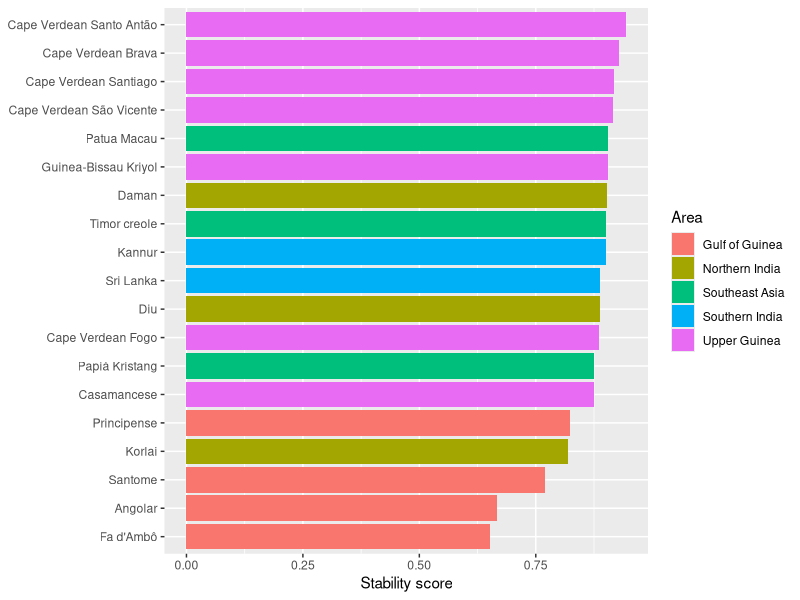
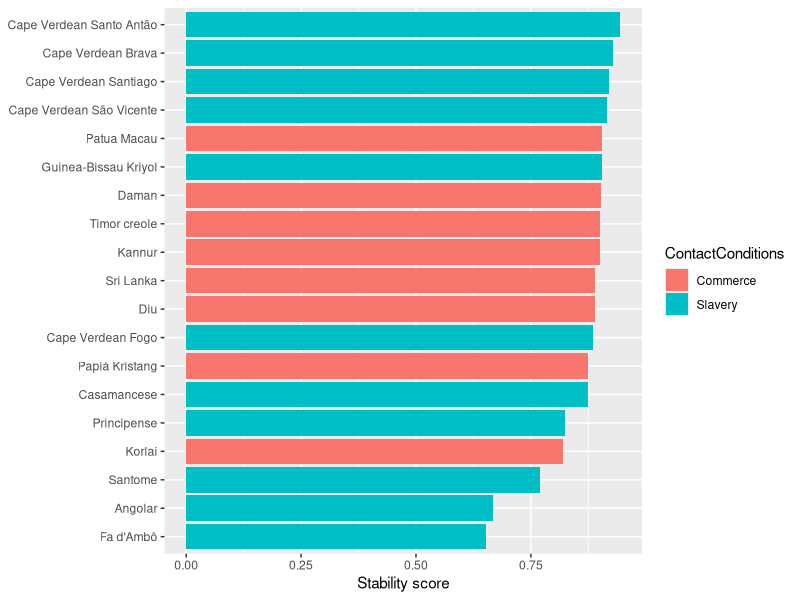
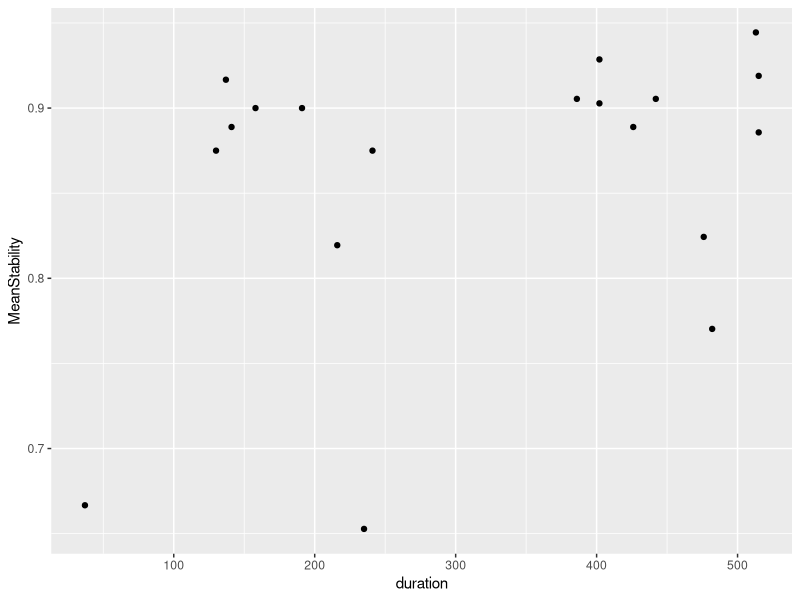
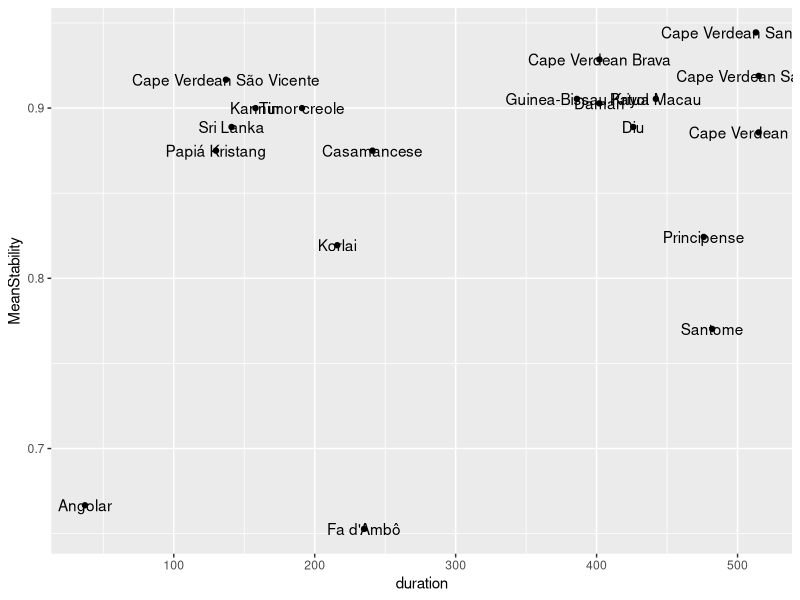
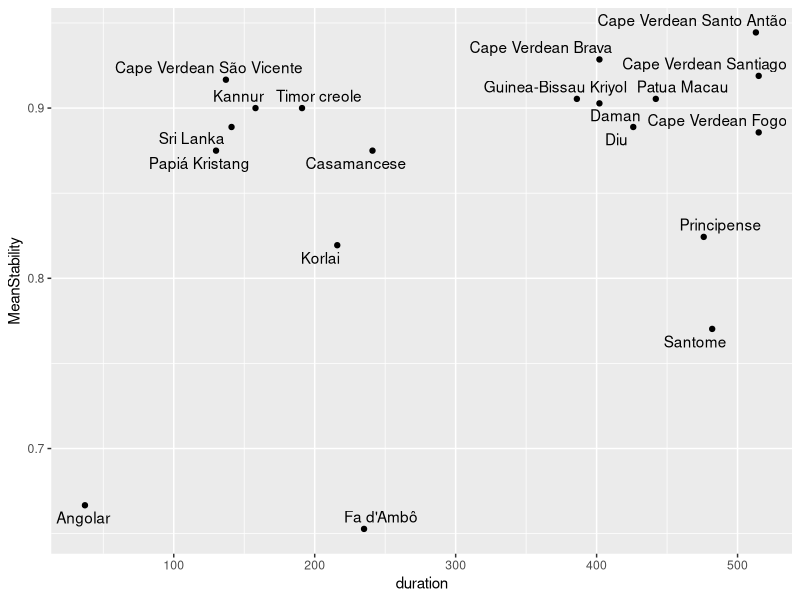
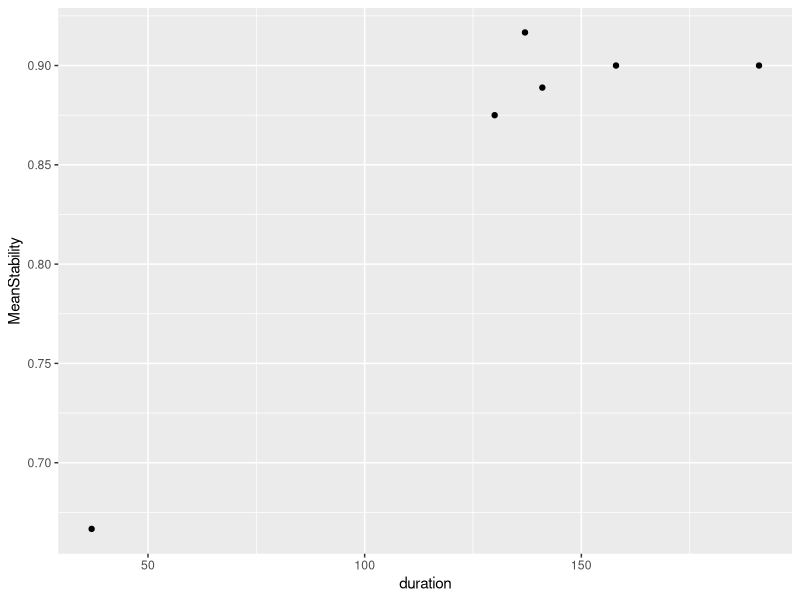
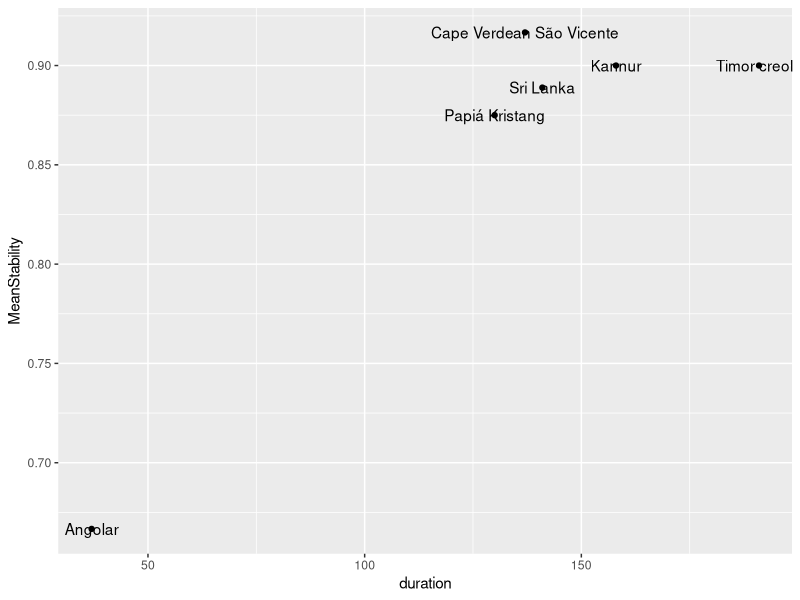
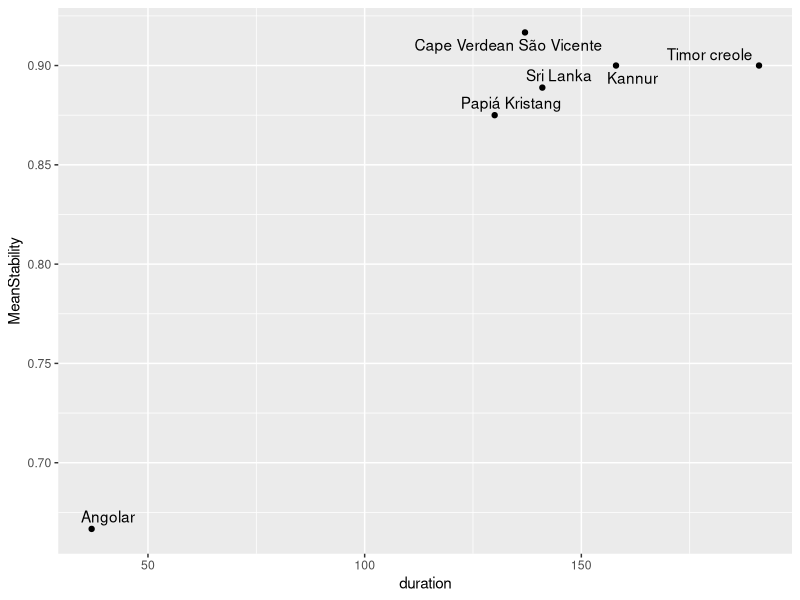

R code for these plots, in order: (Note: this script raises an error after producing the figures.)
## ---- chunk 1
library(tidyverse)
library(knitr)
library(ggrepel)
## ---- chunk 2
# Because the private token keeps resetting...
# database <- read_csv('https://raw.githubusercontent.com/CreoPhon/CreoPhonPt/main/Creoles.csv?token=AAIGDLS6YB3YSYW7QJWERXDBVYPOE')
# write_csv(database, 'database.csv')
database <- read_csv('database.csv')
## ---- chunk 3
database %>% head() %>% kable()
## ---- chunk 4
database$duration <- database$`EndOfInfluence` - database$`FirstMajorSettlement`
## ---- chunk 5
database <- mutate(database, GlobalStability = (PlaceStability + MannerStability)/2)
# table(database$Language, database$GlobalStability)
## ---- chunk 6
database <- database %>% mutate(duration_group = ifelse(duration <= 200, 'short', 'long'))
## ---- chunk 7
database <- database %>% mutate(categorical_stability = ifelse(PlaceStability == 1 & MannerStability == 1, 'no manner/no place', NA))

database <- database %>% mutate(categorical_stability = ifelse(PlaceStability == 1 & MannerStability == 0, 'manner/no place', categorical_stability))

database <- database %>% mutate(categorical_stability = ifelse(PlaceStability == 0 & MannerStability == 1, 'no manner/place', categorical_stability))

database <- database %>% mutate(categorical_stability = ifelse(PlaceStability == 0 & MannerStability == 0, 'manner/place', categorical_stability))

table(database$categorical_stability)
## ---- chunk 8
creole_stability <- database %>% group_by(Language, Area, duration, duration_group, ContactConditions) %>% summarize(MeanStability = mean(GlobalStability, na.rm = TRUE))
## ---- chunk 9
ggplot(creole_stability) + 
  geom_bar(aes(x = MeanStability, y = reorder(Language, MeanStability), fill = Area), 
           stat = "identity", show.legend = TRUE) +
  theme(axis.title.y = element_blank()) +
  labs(x = "Stability score")
## ---- chunk 10
table(creole_stability$Area)
## ---- chunk 11
ggplot(creole_stability) + 
  geom_bar(aes(x = MeanStability, y = reorder(Language, MeanStability), fill = ContactConditions), 
           stat = "identity", show.legend = TRUE) +
  theme(axis.title.y = element_blank()) +
  labs(x = "Stability score")
## ---- chunk 12
ggplot(creole_stability, aes(x=duration, y=MeanStability)) +
  geom_point()

ggplot(creole_stability, aes(x=duration, y=MeanStability)) +
  geom_point() +
  geom_text(label=creole_stability$Language)

ggplot(creole_stability, aes(x=duration, y=MeanStability)) +
  geom_point() +
  geom_text_repel(aes(label = creole_stability$Language))
## ---- chunk 13
msd <- lm(MeanStability ~ duration, data=creole_stability)
summary(msd)
## ---- chunk 14
tmp_short <- creole_stability %>% filter(duration <= 200)
tmp_long <- creole_stability %>% filter(duration > 200)
## ---- chunk 15
ggplot(tmp_short, aes(x=duration, y=MeanStability)) +
  geom_point()

ggplot(tmp_short, aes(x=duration, y=MeanStability)) +
  geom_point() +
  geom_text(label=tmp_short$Language)

ggplot(tmp_short, aes(x=duration, y=MeanStability)) +
  geom_point() +
  geom_text_repel(aes(label = tmp_short$Language))
## ---- chunk 16
ggplot(tmp_long, aes(x=duration, y=MeanStability)) +
  geom_point()

ggplot(tmp_long, aes(x=duration, y=MeanStability)) +
  geom_point() +
  geom_text(label=tmp_long$Language)

ggplot(tmp_long, aes(x=duration, y=MeanStability)) +
  geom_point() +
  geom_text_repel(aes(label = tmp_long$Language))
## ---- chunk 17
msd <- lm(MeanStability ~ duration + duration_group * duration, data=creole_stability)
summary(msd)

ggplot(creole_stability, aes(x = duration, y = MeanStability, color = duration_group)) +
  geom_smooth(method = "lm") +
  geom_point()
## ---- chunk 18
library(mgcv)
# Factorize duration_group
creole_stability$duration_group = as.factor(creole_stability$duration_group)

# Model with an interaction between duration_group and duration
# (with maximum of cubic-spline fit)
msd.gam <- gam(MeanStability ~ duration_group + s(duration, k=3) + s(duration, by=duration_group, k=3), data=creole_stability)

summary(msd.gam)

plot(msd.gam, all.terms=T, shade=T, pages=1)

qqnorm(resid(msd.gam)); qqline(resid(msd.gam))

msd.gam.trimmed <- gam(MeanStability ~ duration_group + s(duration, k=3) + s(duration, by=duration_group, k=3), data=creole_stability %>% filter(MeanStability>0.7))

summary(msd.gam.trimmed)

plot(msd.gam.trimmed, sel=1, shade=T, ylab="Effect on mean stability", xlab="Duration of influence", residuals=T, main="Main effect of duration", cex=5, pch=".", col='dodgerblue'); abline(h=0, lty=2, col="red")

plot(msd.gam.trimmed, sel=2, shade=T, ylab="Effect on mean stability", xlab="Duration of influence", main="Long-term influence", col='dodgerblue'); abline(h=0, lty=2, col="red")

plot(msd.gam.trimmed, sel=3, shade=T, ylab="Effect on mean stability", xlab="Duration of influence", main="Short-term influence", col='dodgerblue'); abline(h=0, lty=2, col="red")

# (dotted lines indicate error)
plot(msd.gam.trimmed, all.terms=T, sel=4, ylab="Effect on mean stability", xlab="Duration group", main="Main effect of duration group")

# checking out the model performance
qqnorm(resid(msd.gam.trimmed)); qqline(resid(msd.gam.trimmed)) # meh
## ---- chunk 19
ggplot(database, aes(duration, MannerStability, colour=duration_group)) + 
  geom_point() + 
  geom_smooth(method = "lm") +
  facet_wrap(~Class)
## ---- chunk 20
ggplot(database, aes(duration, GlobalStability, colour=duration_group)) + 
  geom_point() + 
  geom_smooth() +
  facet_wrap(~Class)
## ---- chunk 21
ggplot(database, aes(duration, PlaceStability, colour=duration_group)) + 
  geom_point() + 
  geom_smooth(method = "lm") +
  facet_wrap(~LexifierPhoneme)
## ---- chunk 22
ggplot(database, aes(duration, MannerStability, colour=duration_group)) + 
  geom_point() + 
  geom_smooth() +
  facet_wrap(~LexifierPhoneme)
## ---- chunk 23
ggplot(database, aes(duration, GlobalStability, colour=duration_group)) + 
  geom_point() + 
  geom_smooth() +
  facet_wrap(~LexifierPhoneme)
## ---- chunk 24
place_results <- database %>% group_by(LexifierPhoneme) %>% summarize(mplace = mean(PlaceStability, na.rm = TRUE))
manner_results <- database %>% group_by(LexifierPhoneme) %>% summarize(mmanner = mean(MannerStability, na.rm = TRUE))

consonant_stability <- left_join(place_results, manner_results, by = "LexifierPhoneme")

class <- c("nasal", "rhotic", "lateral", "fricative", "stop", "stop", "fricative", "stop", "stop", "lateral", "nasal", "nasal", "stop", "rhotic", "fricative", "stop", "affricate", "fricative", "fricative")

consonant_stability_class <- cbind(consonant_stability, class)
## ---- chunk 25
# TODO: fix the class "dots"
ggplot(consonant_stability, aes(y = mmanner, x = mplace, label = LexifierPhoneme, color=class)) +
  geom_point(position= "dodge") + 
  geom_text(aes(label=LexifierPhoneme), hjust=3, vjust=0) +
  theme(axis.title.x = element_blank(),
        axis.title.y = element_blank())
## ---- chunk 26
consonant_global_stability <- mutate(consonant_stability_class, mglobal = (mmanner + mplace)/2)

ggplot(consonant_global_stability) + 
  geom_bar(aes(x = mglobal, 
               y = reorder(LexifierPhoneme, mglobal),
               fill = class), stat = "identity", show.legend = TRUE) +
  labs(x = "Stability score", y = "Phoneme", fill = "Manner")
## ---- chunk 27
# qplot(x = duration, y = MeanStability, data = consonant_global_stability, color = duration_group) +
#  geom_smooth(method = "lm") 
## ---- chunk 28
library(lmerTest)

# Factorizing
mod.db = database %>%
              as.data.frame() %>%
              mutate(categorical_stability = as.factor(categorical_stability),
              Lexifier = as.factor(Lexifier),
              CreolePhoneme = as.factor(CreolePhoneme),
              Language = as.factor(Language))

# Remove singletons/doubletons
#goodies = names(table(mod.db$CreolePhoneme)>2)

#mod.db = mod.db %>%
#         filter(CreolePhoneme %in% goodies)
## ---- chunk 29
plot(mod.db$categorical_stability, mod.db$duration, notch=T)
## ---- chunk 30
table(mod.db$categorical_stability)

# Place stability
cat.mod.place = glmer(PlaceStability ~ log(duration) + (1|CreolePhoneme), data=mod.db, family="binomial")

summary(cat.mod.place)

# Manner stability
cat.mod.manner = glmer(MannerStability ~ log(duration) + (1|CreolePhoneme), data=mod.db, family="binomial")

summary(cat.mod.manner)

# Duration group
cat.mod.group = glmer(as.factor(duration_group) ~ PlaceStability + MannerStability + (1|CreolePhoneme), data=mod.db, family="binomial", nAGQ=0)

summary(cat.mod.group)
## ---- chunk 31
data_by_position <- database %>% select(Position, LexifierPhoneme, PlaceStability, MannerStability) %>% mutate(Position = tolower(Position))

data_by_position$PlaceStability <- as.numeric(data_by_position$PlaceStability)

data_by_position$MannerStability <- as.numeric(data_by_position$MannerStability)
## ---- chunk 32
position_stability <- mutate(data_by_position, GlobalStability = (PlaceStability + MannerStability)/2)

position_results <- position_stability %>% group_by(LexifierPhoneme, Position) %>% summarize(m = mean(GlobalStability, na.rm = TRUE))
## ---- chunk 33
position_results$Position <- factor(position_results$Position, levels = c('word-initial', 'word-medial', 'word-final'))

ggplot(position_results, aes(x = LexifierPhoneme, y = m, fill = Position)) + 
  geom_col(position = position_dodge2(width = 0.9, preserve = "single")) +
  theme(axis.title.x = element_blank(),
        axis.title.y = element_blank())
## ---- chunk 34
ggplot(position_results) + 
  geom_bar(aes(x = m,
               y = reorder(LexifierPhoneme, m),
               fill = Position), 
           stat = "identity", 
           show.legend = TRUE,
           position = "dodge2") +
  labs(x = "Stability score", y = "Phoneme", fill = "Position")
## ---- chunk 35
# TODO: update what we show, flip horizontally, change colors
position_results1 <- position_results %>% pivot_wider(names_from = Position, values_from = m)

different_position <- subset(position_results1, position_results1$`word-initial` != position_results1$`word-medial` | position_results1$`word-final` != position_results1$`word-medial`)

different_position_results <- different_position %>% pivot_longer(c(`word-initial`, `word-medial`, `word-final`), names_to = "Position", values_to = "m")

different_position_results$Position <- factor(different_position_results$Position, levels = c('word-initial', 'word-medial', 'word-final'))

ggplot(different_position_results, 
       aes(x = LexifierPhoneme, y = m, fill = Position)) + 
  geom_col(position = position_dodge2(width = 0.9, preserve = "single"))
## ---- chunk 36
# TODO: reorder doesn't work here
ggplot(different_position_results) + 
  geom_bar(aes(x = m,
               y = reorder(LexifierPhoneme, m),
               fill = Position), 
           stat = "identity", 
           show.legend = TRUE,
           position = "dodge2") +
  labs(x = "Stability score", y = "Phoneme", fill = "Position")
## ---- chunk 37
m <- lm(MeanStability ~ ContactConditions, data=creole_stability)
summary(m)

ggplot(creole_stability, aes(x = ContactConditions, y = MeanStability, color = ContactConditions)) +
  geom_smooth(method = "lm") +
  geom_violin()
## ---- chunk 38
m <- lm(MeanStability ~ duration + ContactConditions * duration, data=creole_stability)
summary(m)

ggplot(creole_stability, aes(x = duration, y = MeanStability, color = ContactConditions)) +
  geom_smooth(method = "lm") +
  geom_point()
